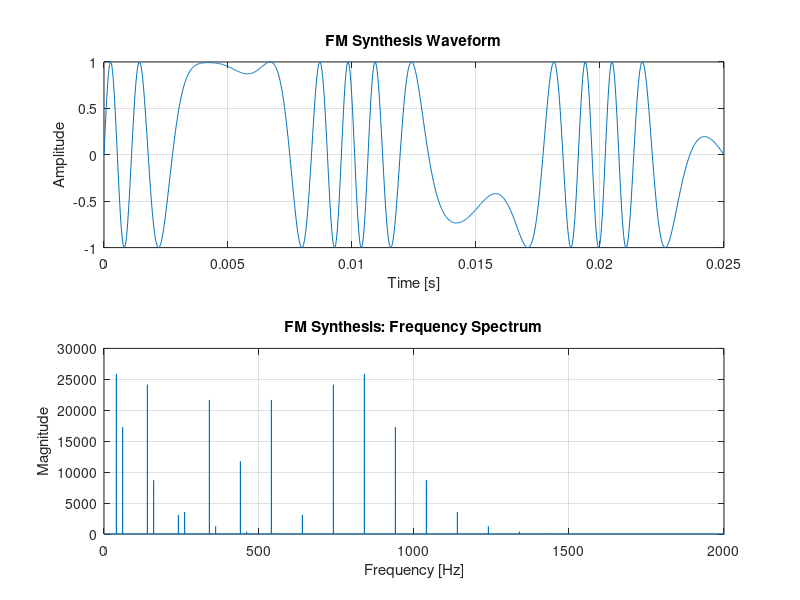

MATLAB code for this plot:
%% FM Synthesis: Simple Implementation
clear all; close all;

% Parameters
fs = 44100; % Sampling frequency
duration = 3; % Duration in seconds
t = 0:1/fs:duration-1/fs; % Time vector

% FM synthesis parameters
carrier_freq = 440; % Carrier frequency in Hz
modulator_freq = 100; % Modulator frequency in Hz
modulation_index = 5; % Depth of frequency modulation (beta)

% FM synthesis formula
modulator = sin(2 * pi * modulator_freq * t); % Modulator signal
carrier_phase = 2 * pi * carrier_freq * t + modulation_index * modulator; % Modulated phase
fm_signal = sin(carrier_phase); % FM synthesis result

% Normalize the signal
fm_signal = fm_signal / max(abs(fm_signal));

% Play sound
sound(fm_signal, fs);

% Plot the result
figure;
subplot(2,1,1);
% Plot first 0.025 seconds (about 1100 samples) to match your image
plot_samples = round(0.025 * fs);
plot(t(1:plot_samples), fm_signal(1:plot_samples));
title('FM Synthesis Waveform');
xlabel('Time [s]');
ylabel('Amplitude');
grid on;
xlim([0 0.025]);

% Plot frequency spectrum
N = length(fm_signal);
f = (0:N-1)*(fs/N);
Y = fft(fm_signal);
Y = abs(Y(1:N/2));
f = f(1:N/2);

subplot(2,1,2);
plot(f, Y);
title('FM Synthesis: Frequency Spectrum');
xlabel('Frequency [Hz]');
ylabel('Magnitude');
xlim([0 2000]);
grid on;